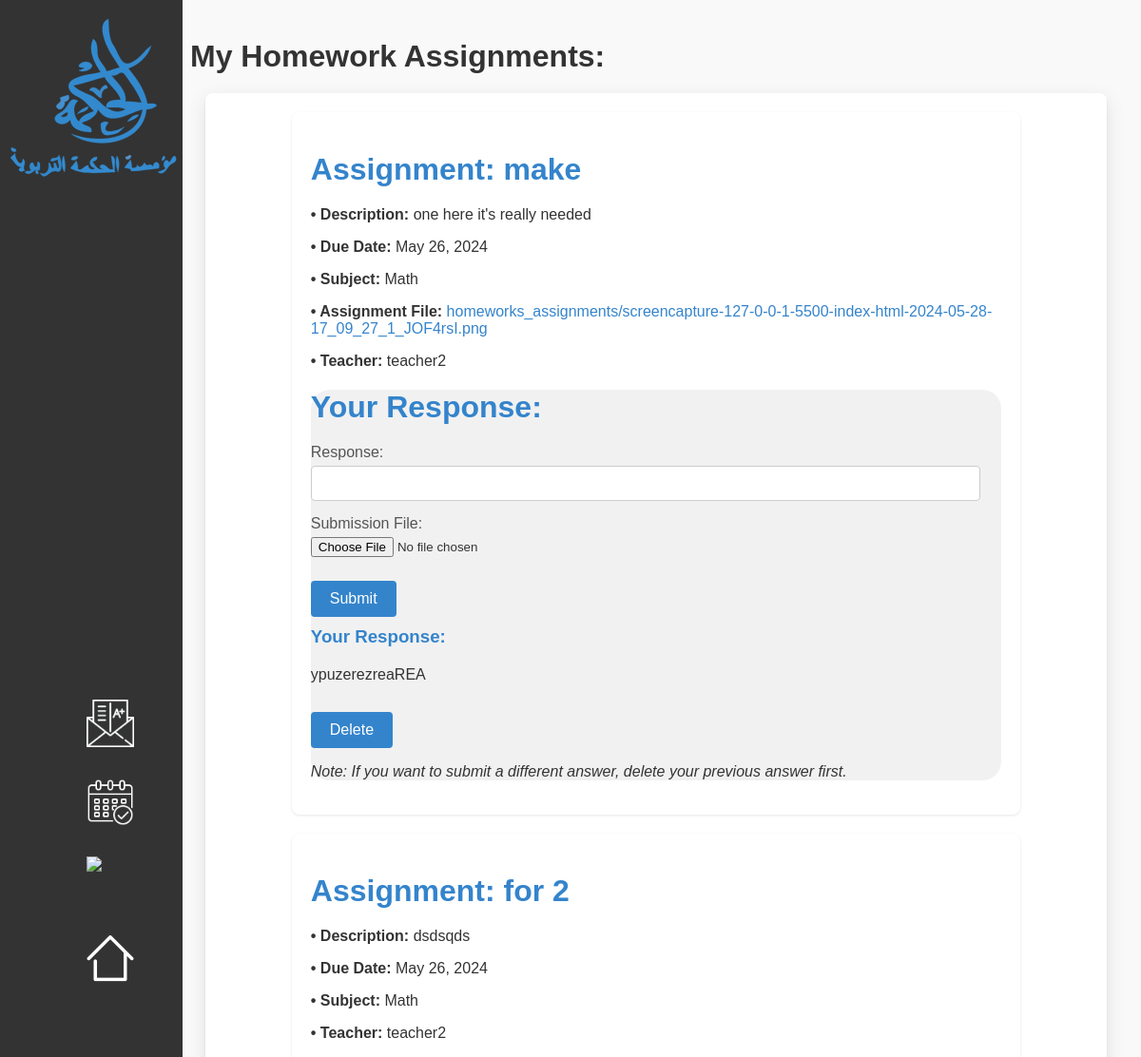
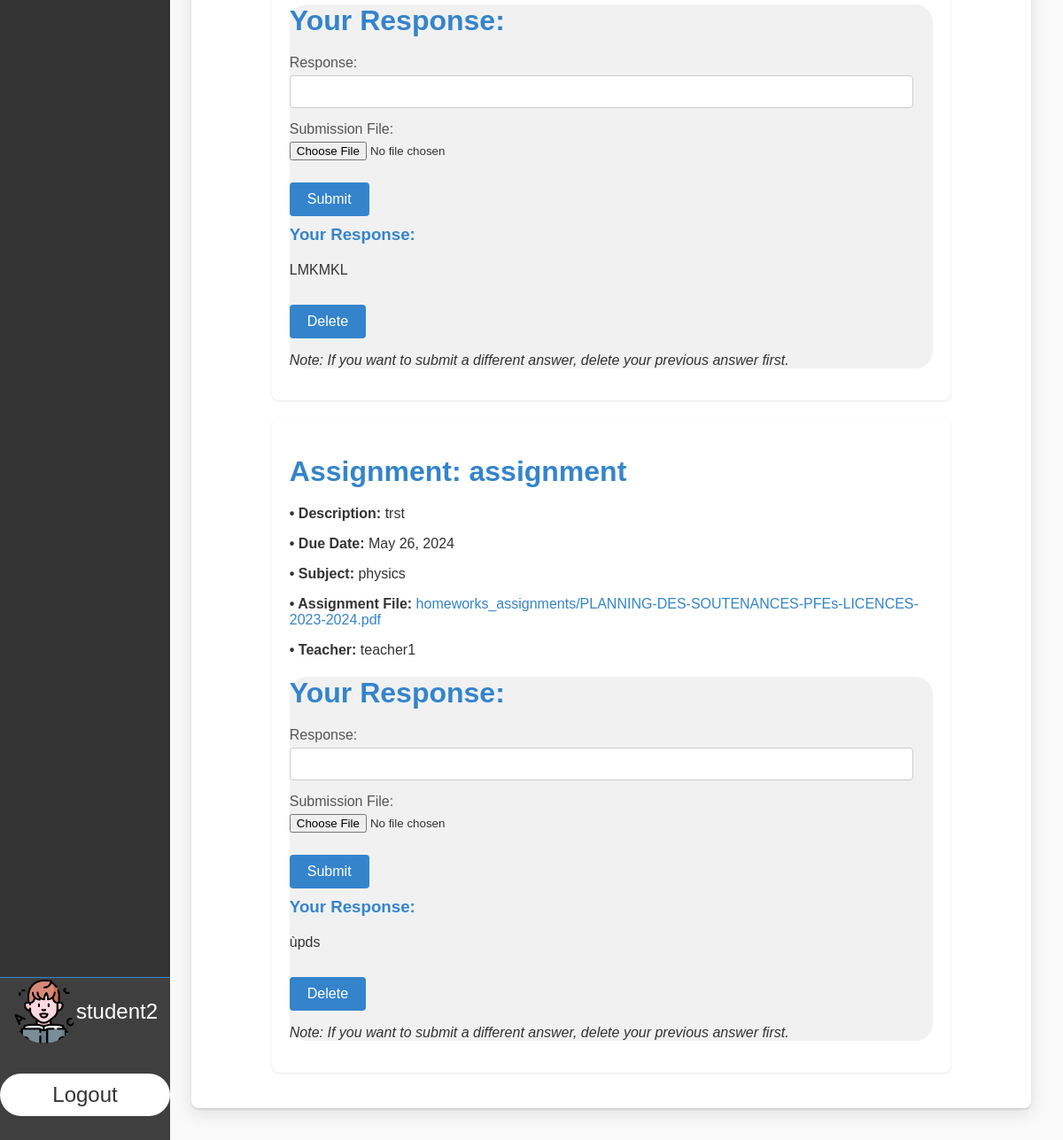
Screenshot of /homework_submission/ (signed in) with the database file from the repository (2 pictures, top to bottom).
### core/models.py (models this page shows, shortened)
class CustomUser(AbstractUser):
    USER_TYPE_CHOICES = (
        ('teacher', 'Teacher'),
        ('student', 'Student'),
        ('parent', 'Parent'),
        ('admin/staff', 'Admin/Staff')
    )
    user_type = models.CharField(max_length=30, choices=USER_TYPE_CHOICES)
    phone_number = models.CharField(max_length=15, blank=True, null=True)
    date_of_birth = models.DateField(blank=True, null=True)

class HomeworkAssignment(models.Model):
    title = models.CharField(max_length=255)
    description = models.TextField()
    due_date = models.DateField()
    subject = models.ForeignKey(Subject, on_delete=models.CASCADE, related_name='homeworks')
    teacher = models.ForeignKey(Teacher, on_delete=models.CASCADE, related_name='homeworks')
    assignment_file= models.FileField(upload_to='homeworks_assignments/', null=True, blank=True)
    classroom= models.ForeignKey(Classroom, on_delete=models.CASCADE, related_name='homeworks', null=True)
    class Meta:
        verbose_name = 'Homework'

class Subject(models.Model):
    name = models.CharField(max_length=255)
    coefficient = models.IntegerField()
    teachers=models.ManyToManyField(Teacher, related_name='subjects')
    def __str__(self):
        return self.name

class Teacher(models.Model):
    user= models.OneToOneField(CustomUser,on_delete=models.CASCADE,related_name='teacher')
    class Meta:
        verbose_name = 'Teacher information'
        verbose_name_plural = 'Teachers information'
    def __str__(self):
        return self.user.username

class HomeworkSubmission(models.Model):
    homework = models.ForeignKey(HomeworkAssignment, on_delete=models.CASCADE, related_name='submissions')
    student = models.ForeignKey(Student, on_delete=models.CASCADE, related_name='homework_submissions')
    response=models.CharField(max_length=255, null=True, blank=True)
    submission_file = models.FileField(upload_to='homework_submissions/', null=True, blank=True)
    submitted_at = models.DateTimeField(auto_now_add=True)
    class Meta:
        unique_together =('homework','student')

### core/decorators.py (the view)
        def wrapper_func(request, *args, **kwargs):
            if request.user.groups.exists():
                user_groups = request.user.groups.all()
                logging.info(f"User's groups: {[group.name for group in user_groups]}")
                logging.info(f"Allowed roles: {allowed_roles}")
                for group in user_groups:
                    if group.name in allowed_roles:
                        return view_func(request, *args, **kwargs)
            context = {
                'user': request.user
            }
            return render(request, 'core/403.html', context)

### core/forms.py
class HomeworkSubmissionForm(forms.ModelForm):
    class Meta:
        model = HomeworkSubmission
        fields = ['response', 'submission_file']

### core/templates/core/student/student-homework.html (shortened to what this page needs)
{% extends 'core/student/student-dash-base.html'%}
{% load static%}
{% block content %}
<!DOCTYPE html>
<html lang="en">
<head>
    <link rel="stylesheet" href="{% static 'css/student-homework.css' %}">
</head>
<body>
    <h1 style="color:#333;">My Homework Assignments:</h1>
    <div class="content-full" style="border: none; box-shadow: 0 2px 2px 0 rgba(0, 0, 0, 0.1), 0 6px 20px 0 rgba(0, 0, 0, 0.1); outline: none; margin: 1em;">
        {% for homework_assignment in homework_assignments %}
            <div class="homework-container">
                <div class="remark-card">
                    <h1>
                        Assignment: {{ homework_assignment.title }}
                    </h1>
                    <p><strong>&bull; Description:</strong> {{ homework_assignment.description }}</p>
                    <p><strong>&bull; Due Date:</strong> {{ homework_assignment.due_date }}</p>
                    <p><strong>&bull; Subject:</strong> {{ homework_assignment.subject }}</p>
                    {% if homework_assignment.assignment_file %}
                    <p><strong>&bull; Assignment File:</strong> <a href="{{ homework_assignment.assignment_file.url }}">{{ homework_assignment.assignment_file.name }}</a></p>
                    {% endif %}
                    <p><strong>&bull; Teacher:</strong> {{ homework_assignment.teacher }}</p>
                </div>
                <div class="my-response" style="background-color: #f1f1f1; border-radius: 20px;">
                    <h1>Your Response:</h1>
                    <form method="POST" action="{% url 'homework_submission' %}">
                        <div class="form-group">
                            <label for="{{ form.response.id_for_label }}">Response:</label>
                            {{ form.response }}
                        </div>
                        <div class="form-group">
                            <label for="{{ form.submission_file.id_for_label }}">Submission File:</label>
                            {{ form.submission_file }}
                        </div>
                        <button type="submit">Submit</button>
                    </form>
                    {% for submission in homework_assignment.submissions.all %}
                        {% if submission.student == request.user.student %}
                            <div class="submission">
                                <h3>Your Response:</h3>
                                <p>{{ submission.response }}</p>
                                <form method="POST" action="{% url 'homework_submission' %}">
                                    <button type="submit">Delete</button>
                                </form>
                                <p style="color:#333;"><i>Note: If you want to submit a different answer, delete your previous answer first.</i></p>
                            </div>
                        {% endif %}
                    {% endfor %}
                </div>
            </div>
        {% empty %}
            <div class="no-assignments">
                <h1>No homework assignments found.</h1>
            </div>
        {% endfor %}
    </div>
</body>
</html>
{% endblock %}

### core/templates/core/student/student-dash-base.html (shortened to what this page needs)
{% load static %}
<!DOCTYPE html>
<html lang="en">
<head>
    <link rel="stylesheet" type="text/css"
    href="{% static 'css/dash.css' %}">
</head>
<body>
    <nav>
        <a href="{% url 'home' %}"><img src="{% static 'logo-light-blue.svg' %}" alt="Logo" class="logo"></a>
        <ul>
                <li><a href="{% url 'view_student_grades' %}"> <span><img src="{% static 'grades-white.png' %}" alt="Notes Logo" class="nav-icon"> <span class="nav-text">My Grades</span></span></a></li>
                <li><a href="{% url 'student_calendar' %}"><span><img src="{% static 'white-calendar-icon.png' %}" alt="Calendar Logo" class="nav-icon"> <span class="nav-text">My Calendars</span></span></a></li>
                <li><a href="{% url 'my_student_courses' %}"><span><img src="{% static 'literature-256.png' %}" alt="Courses Logo" class="nav-icon"> <span class="nav-text">Courses</span></span></a></li>
                <li><a href="{% url 'homework_submission' %}"><span><img src="{% static 'home-icon.png' %}" alt="Homework Logo" class="nav-icon"> <span class="nav-text">Homework</span></span></a></li>
        </ul>
        <div class="profile-box">
            <div class="profile-and-username">
                <img src="{% static 'profile-pic.png' %}" alt="Profile Picture" class="profile-pic">
                <p class="username">{{request.user.username}}</p>
            </div>
            <form action="{% url 'logout' %}" method="post">
            <div class="logout-div">
                <button class="logout-button">Logout</button>
            </div>
            </form>
        </div>
    </nav>
    <div class="content">
        <div class="text-content">
                        {% block content %}
                {% endblock %}
        </div>
    </div>
  </body>
  </html>

### core/static/css/dash.css (style rules this page uses)
body { margin: 0; padding: 0; }
.content { position: relative; min-height: 100vh; width: auto; z-index: 1; padding-left: 0; transition: padding-left 0.2s ease; display: flex; flex-direction: column; align-items: center; }
nav { background-color: #333; width: 16%; transition: width 0.2s ease; position: fixed; display: flex; flex-direction: column; top: 0; left: 0; height: 100%; z-index: 2; overflow: hidden; }
nav ul { position: absolute; top: 30%; list-style: none; padding: 0; margin: 0; white-space: nowrap; }
nav ul li { padding: 1em; }
nav ul li a { color: #fff; text-decoration: none; display: inline-block; position: relative; font-size: 40px; }
nav ul li a::after { content: ''; display: block; width: 0; height: 2px; background-color: #3F00FF; position: absolute; bottom: -2px; left: 0; right: 0; margin: 0 auto; transition: width 0.6s ease, left 0.6s ease, right 0.6s ease; }
nav ul li a span { color: transparent; transform: translateX(100%); transition: color 0.3s ease, transform 0.3s ease; }
nav ul li:nth-child(1) a span { transition-delay: 0.1s; }
nav ul li:nth-child(2) a span { transition-delay: 0.2s; }
nav ul li:nth-child(3) a span { transition-delay: 0.3s; }
.logo { width: 20; height: auto; display: block; margin: 0 auto; transition: transform 0.3s ease-in-out; transform-origin: center; }
.nav-icon { width: auto; height: 50px; display: inline-block; vertical-align: middle; margin-right: 10px; margin-left:75px; }
.profile-box { width: 100%; display: flex; flex-direction: column; align-items: center; justify-content: center; border-top: 1px solid #348bd0; background-color: #403f3f; align-self: end; flex-grow: -1; margin-top: auto; }
.profile-and-username { display: flex; align-items: center; white-space: nowrap; }
.profile-pic { width: 4.5em; border-radius: 50%; }
.username { color: #fff; font-size: 1.5em; text-align: center; word-wrap: break-word; }
.logout-button { background-color: transparent; border: none; cursor: pointer; box-shadow: none; border-radius: 3vh; background-color: #fff; border: none; color: #333; width: 100%; font-size: 1.5em; margin: 0.5em; width: 8em; }

### core/static/css/student-homework.css (style rules this page uses)
body { font-family: Arial, sans-serif; background-color: #f9f9f9; color: #333; margin: 0; padding: 20px; margin-left:15%; }
.content-full { max-width: 1200px; margin: 0 auto; padding: 20px; background-color: #ffffff; box-shadow: 0 0 10px rgba(0, 0, 0, 0.1); border-radius: 8px; }
h1, h2, h3 { color: #3484cc; margin-bottom: 20px; }
h3 { margin-top: 10px; }
form { margin-top: 20px; }
form div { margin-bottom: 15px; }
label { display: block; margin-bottom: 5px; color: #555; }
input[type="text"], input[type="date"], select, textarea { width: calc(100% - 22px); padding: 10px; border: 1px solid #ccc; border-radius: 4px; box-sizing: border-box; }
button, input[type="submit"] { background-color: #3484cc; color: #fff; padding: 10px 20px; border: none; border-radius: 4px; cursor: pointer; transition: transform 0.3s, box-shadow 0.3s; font-size: 16px; margin-top: 10px; }
a { color: #3484cc; text-decoration: none; }
.homework-container { background-color: #ffffff; padding: 20px; margin-bottom: 20px; border-radius: 8px; box-shadow: 0 1px 3px rgba(0, 0, 0, 0.1); width: 80%; margin-left: auto; margin-right: auto; }

### rows the page displays
CustomUser: user.username "student2"
HomeworkAssignment: title "make", description "one here it's really needed", due_date "May 26, 2024", subject "Math", assignment_file.name "homeworks_assignments/screencapture-127-0-0-1-5500-index-html-2024-05-28-17_09_27_1_JOF4rsI.png", teacher "teacher2"
HomeworkSubmission: response "ypuzerezreaREA"
HomeworkAssignment: title "for 2", description "dsdsqds", due_date "May 26, 2024", subject "Math", teacher "teacher2"
HomeworkSubmission: response "LMKMKL"
HomeworkAssignment: title "assignment", description "trst", due_date "May 26, 2024", subject "physics", assignment_file.name "homeworks_assignments/PLANNING-DES-SOUTENANCES-PFEs-LICENCES-2023-2024.pdf", teacher "teacher1"
HomeworkSubmission: response "ùpds"
